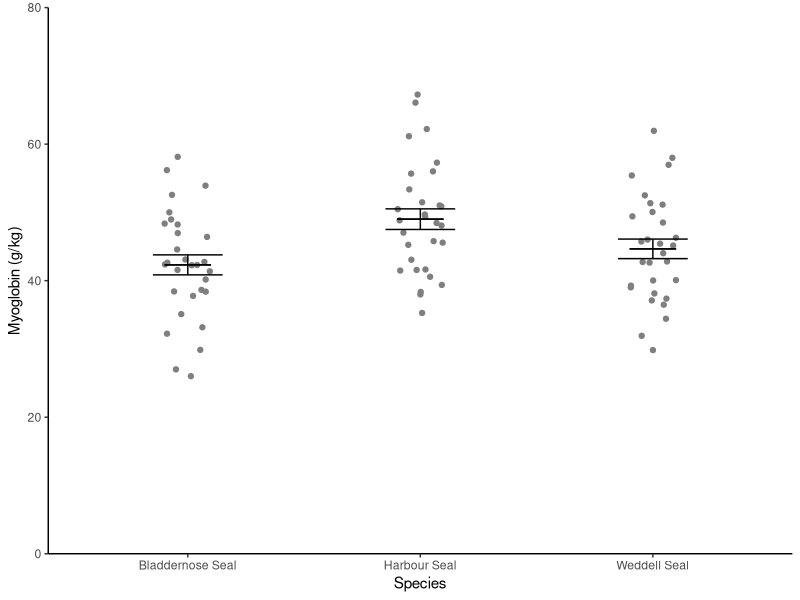
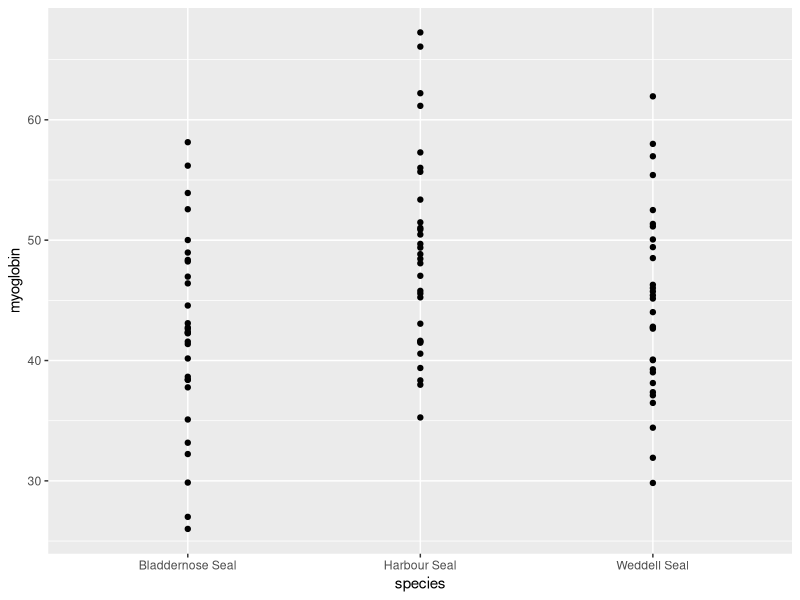
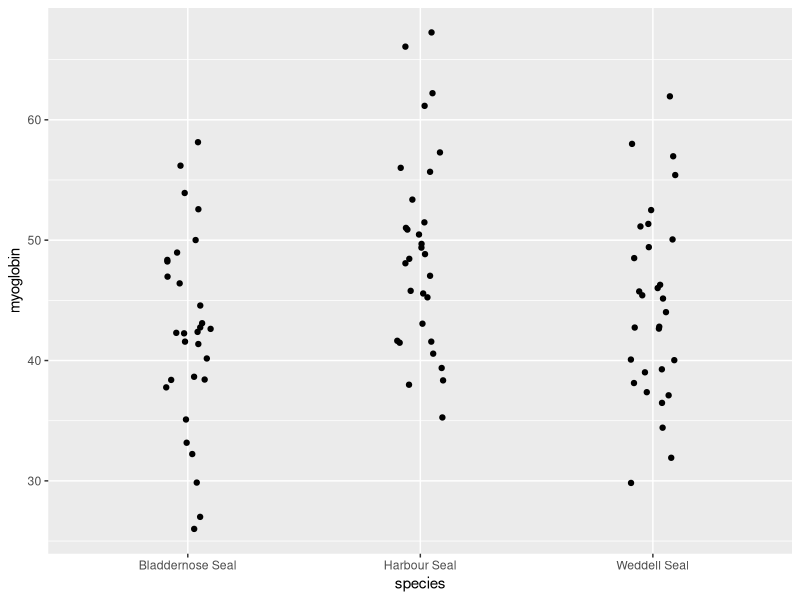
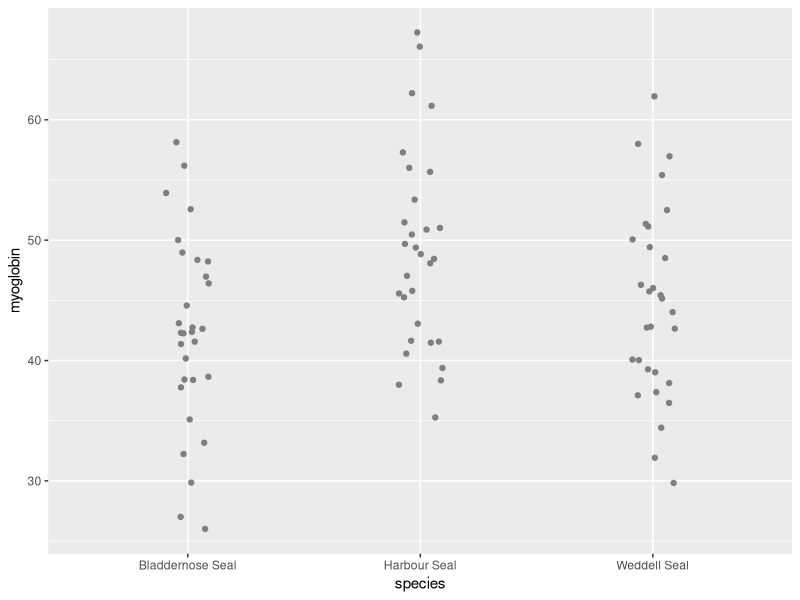
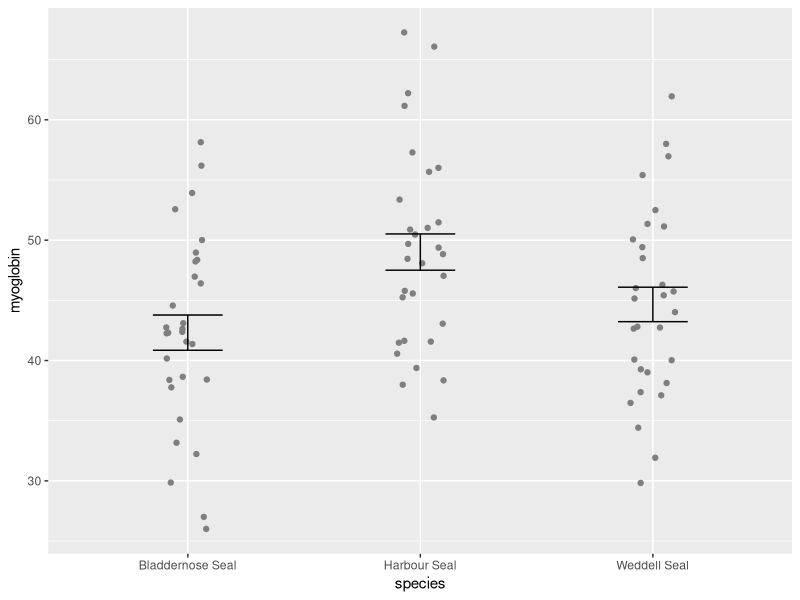
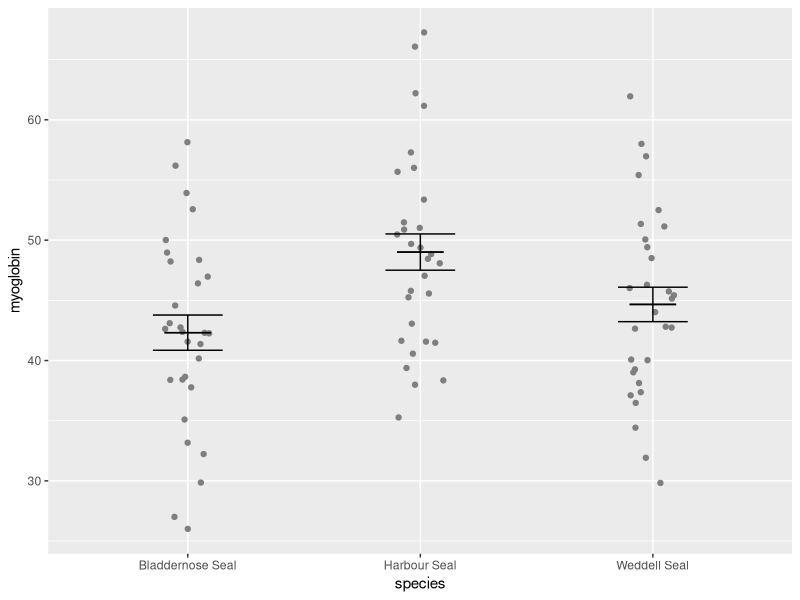
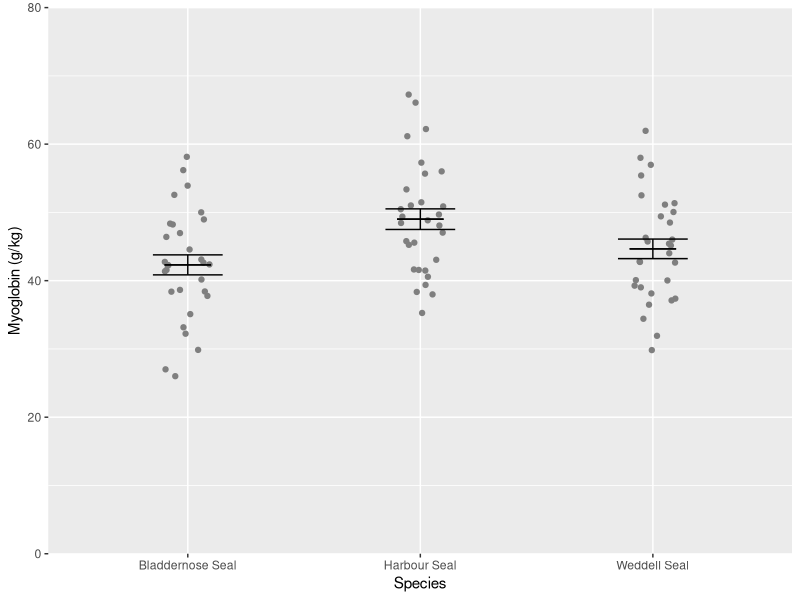
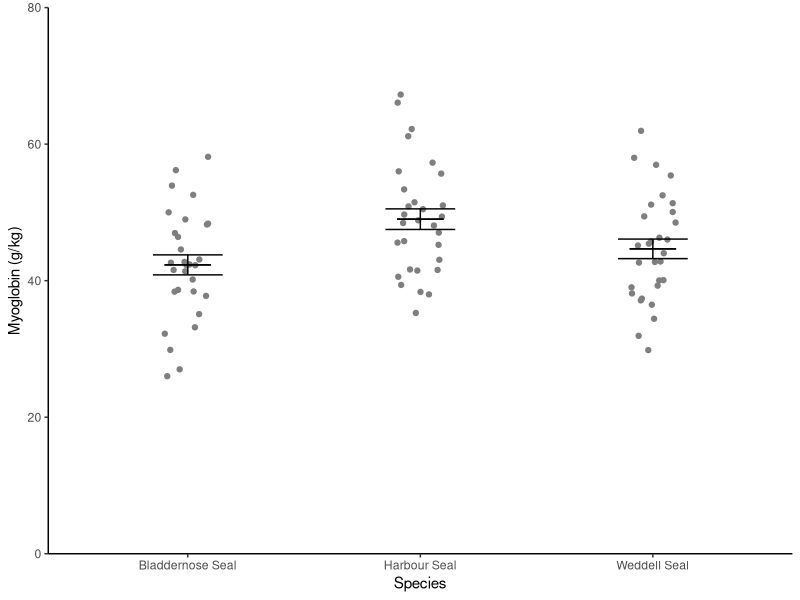

The R script that drew these images, in order:
## ---- chunk 1
#| include: false
library(tidyverse)
## ---- chunk 2
#| include: false

#---CODING ANSWER---
seal <- read_csv("data-raw/seal.csv")
## ---- chunk 3
seal_summary <- seal |>
  group_by(species) |>
  summarise(mean = mean(myoglobin),
            std = sd(myoglobin),
            n = length(myoglobin),
            se = std/sqrt(n))

## ---- chunk 4
#| echo: false
knitr::kable(seal_summary) |> kableExtra::kable_styling()
## ---- chunk 5
#| echo: false

ggplot() +
  geom_point(data = seal, aes(x = species, y = myoglobin),
             position = position_jitter(width = 0.1, height = 0),
             colour = "gray50") +
  geom_errorbar(data = seal_summary, 
                aes(x = species, ymin = mean - se, ymax = mean + se),
                width = 0.3) +
  geom_errorbar(data = seal_summary, 
                aes(x = species, ymin = mean, ymax = mean),
                width = 0.2) +
  scale_y_continuous(name = "Myoglobin (g/kg)", 
                     limits = c(0, 80), 
                     expand = c(0, 0)) +
  scale_x_discrete(name = "Species") +
  theme_classic()

## ---- chunk 6
ggplot() +
  geom_point(data = seal, 
             aes(x = species, y = myoglobin))
## ---- chunk 7
ggplot() +
  geom_point(data = seal, 
             aes(x = species, y = myoglobin),
             position = position_jitter(width = 0.1, height = 0))
## ---- chunk 8
ggplot() +
  geom_point(data = seal, 
             aes(x = species, y = myoglobin),
             position = position_jitter(width = 0.1, height = 0),
             colour = "grey50")
## ---- chunk 9
ggplot() +
  geom_point(data = seal, aes(x = species, y = myoglobin),
             position = position_jitter(width = 0.1, height = 0),
             colour = "grey50") +
  geom_errorbar(data = seal_summary, 
                aes(x = species, ymin = mean - se, ymax = mean + se),
                width = 0.3) 
  
## ---- chunk 10
ggplot() +
  geom_point(data = seal, aes(x = species, y = myoglobin),
             position = position_jitter(width = 0.1, height = 0),
             colour = "grey50") +
  geom_errorbar(data = seal_summary, 
                aes(x = species, ymin = mean - se, ymax = mean + se),
                width = 0.3) +
  geom_errorbar(data = seal_summary, 
                aes(x = species, ymin = mean, ymax = mean),
                width = 0.2)
  
## ---- chunk 11
ggplot() +
  geom_point(data = seal, aes(x = species, y = myoglobin),
             position = position_jitter(width = 0.1, height = 0),
             colour = "grey50") +
  geom_errorbar(data = seal_summary, 
                aes(x = species, ymin = mean - se, ymax = mean + se),
                width = 0.3) +
  geom_errorbar(data = seal_summary, 
                aes(x = species, ymin = mean, ymax = mean),
                width = 0.2) +
  scale_y_continuous(name = "Myoglobin (g/kg)", 
                     limits = c(0, 80), 
                     expand = c(0, 0)) +
  scale_x_discrete(name = "Species")
  
## ---- chunk 12
ggplot() +
  geom_point(data = seal, aes(x = species, y = myoglobin),
             position = position_jitter(width = 0.1, height = 0),
             colour = "grey50") +
  geom_errorbar(data = seal_summary, 
                aes(x = species, ymin = mean - se, ymax = mean + se),
                width = 0.3) +
  geom_errorbar(data = seal_summary, 
                aes(x = species, ymin = mean, ymax = mean),
                width = 0.2) +
  scale_y_continuous(name = "Myoglobin (g/kg)", 
                     limits = c(0, 80), 
                     expand = c(0, 0)) +
   scale_x_discrete(name = "Species") +
  theme_classic()
## ---- chunk 13
sealfig <- ggplot() +
  geom_point(data = seal, aes(x = species, y = myoglobin),
             position = position_jitter(width = 0.1, height = 0),
             colour = "grey50") +
  geom_errorbar(data = seal_summary, 
                aes(x = species, ymin = mean - se, ymax = mean + se),
                width = 0.3) +
  geom_errorbar(data = seal_summary, 
                aes(x = species, ymin = mean, ymax = mean),
                width = 0.2) +
  scale_y_continuous(name = "Myoglobin (g/kg)", 
                     limits = c(0, 80), 
                     expand = c(0, 0)) +
  scale_x_discrete(name = "Species") +
  theme_classic()
## ---- chunk 14
ggsave("figures/seal-muscle.png",
       plot = sealfig,
       device = "png",
       width = 4,
       height = 3,
       units = "in",
       dpi = 300)
## ---- chunk 15
#| include: false

#---CODING ANSWER---
pigeons <- read_table("data-raw/pigeon.txt")
## ---- chunk 16
#| echo: false
knitr::kable(pigeons) |>
  kableExtra::kable_styling() |> 
  kableExtra::scroll_box(height = "200px")
## ---- chunk 17
#| echo: false
pigeons |> 
  pivot_longer(cols = everything(),
               names_to = "population",
               values_to = "distance") |> 
knitr::kable() |> 
  kableExtra::kable_styling() |> 
  kableExtra::scroll_box(height = "200px")
## ---- chunk 18
pigeons <- pivot_longer(data = pigeons, 
                        cols = everything(), 
                        names_to = "population", 
                        values_to = "distance")

## ---- chunk 19
#| include: false

#---CODING ANSWER---
ulna_heights <- read_table("data-raw/height.txt")
## ---- chunk 20
ulna_heights_summary <- ulna_heights |>
  summarise(n = length(ulna),
            mean_ulna = mean(ulna),
            std_ulna = sd(ulna),
            se_ulna = std_ulna/sqrt(n),
            mean_height = mean(height),
            std_height = sd(height),
            se_height = std_height/sqrt(n))

## ---- chunk 21
#| echo: false
knitr::kable(ulna_heights_summary) |> kableExtra::kable_styling()
## ---- chunk 22
ggplot(data = ulna_heights, aes(x = ulna, y = height)) +
  geom_point()
## ---- chunk 23
#| echo: false

#---CODING ANSWER---
ulnafig <- ggplot(data = ulna_heights, aes(x = ulna, y = height)) +
  geom_point() +
  scale_x_continuous(name = "Ulna length (cm)",
                     limits = c(0, 40), 
                     expand = c(0, 0)) +
  scale_y_continuous(name = "Height (m)",
                     limits = c(0, 2.1), 
                     expand = c(0, 0)) +
  theme_classic()
ggsave("figures/ulna_heights.png",
       plot = ulnafig,
       device = "png",
       width = 3,
       height = 3,
       units = "in",
       dpi = 300)
